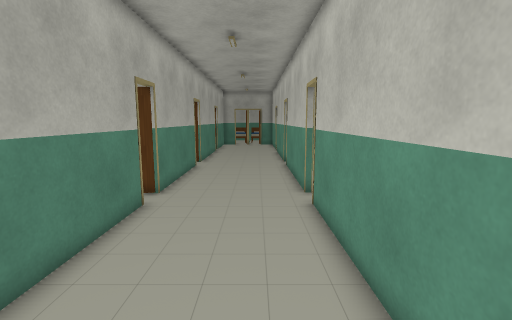
View 1 (above)

24 first-person views from a walk through a scene from a Unity 3-D project. The camera is 1.5 m above the floor, tilts 8° down and sees 85° across. The floor is counted in squares, 0.5 m on a side. Each view is taken from the middle of a square. On the plan, view 1 faces up. The plan holds only what a view shows up to about 20 squares ahead; the rest is blank. The place goes on beyond the plan.

View 2
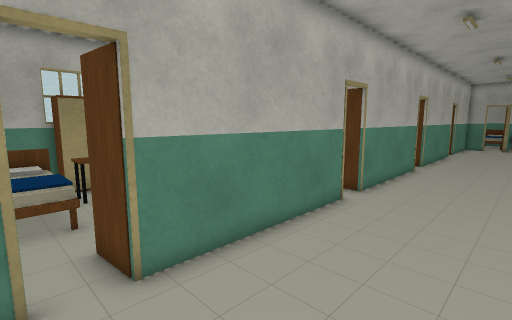

View 3
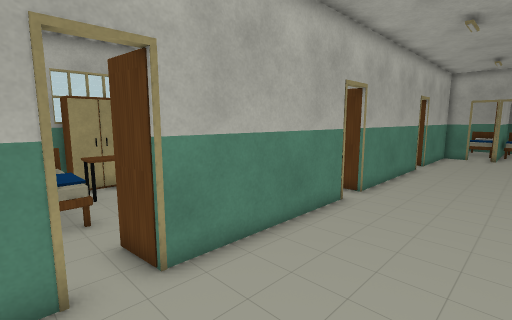

View 4
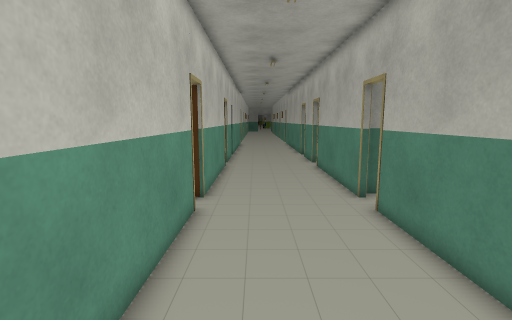

View 5
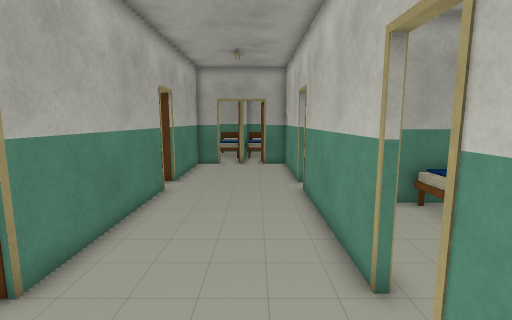

View 6
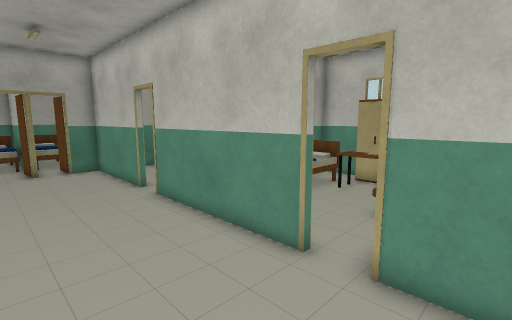

View 7
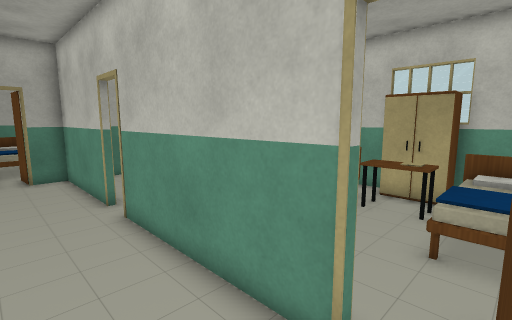

View 8
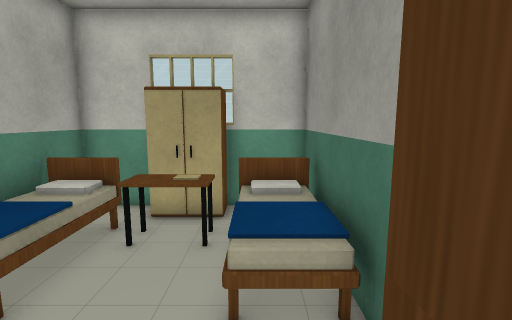

View 9
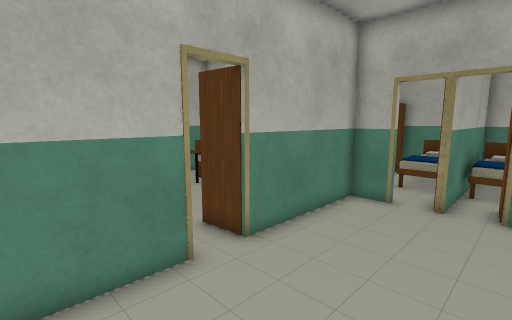

View 10
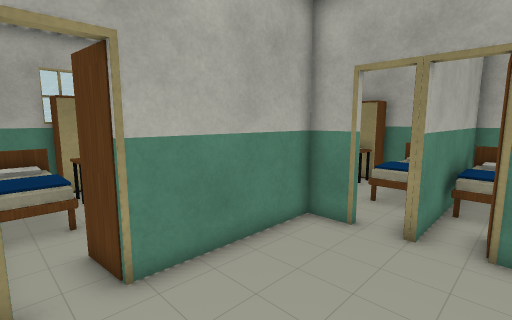

View 11
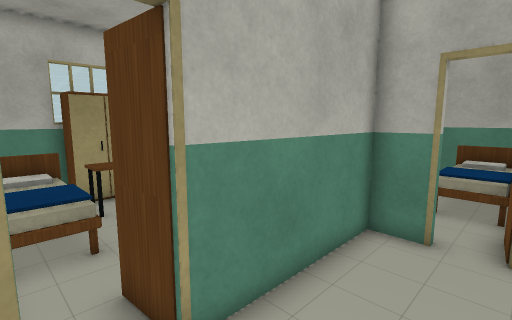

View 12
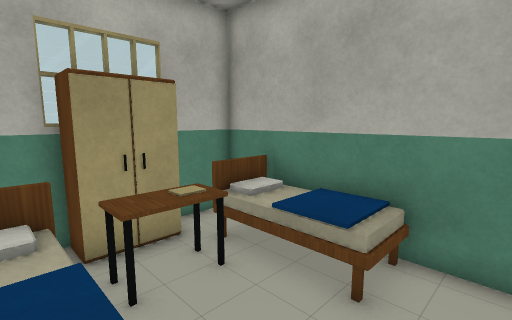

View 13
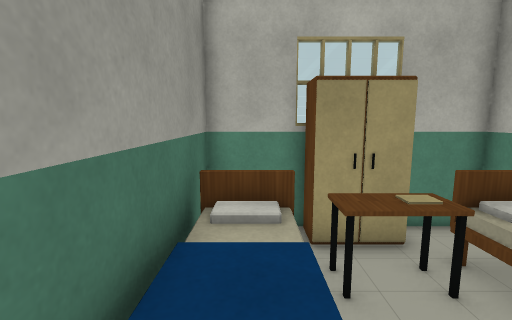

View 14
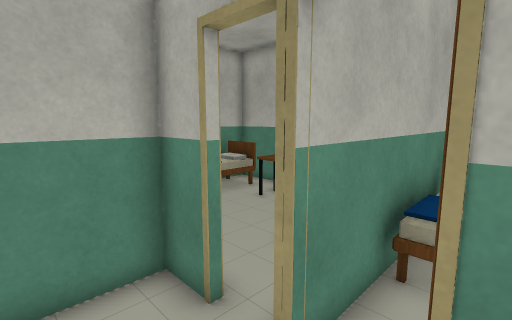

View 15
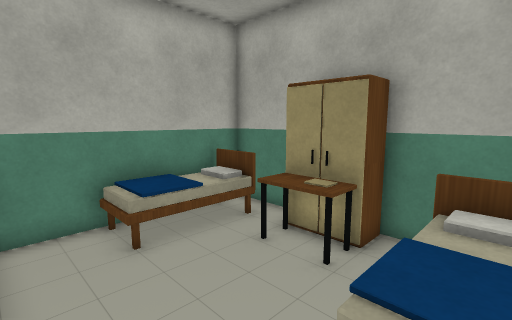

View 16
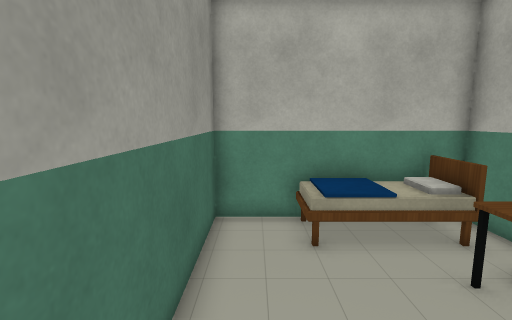

View 17
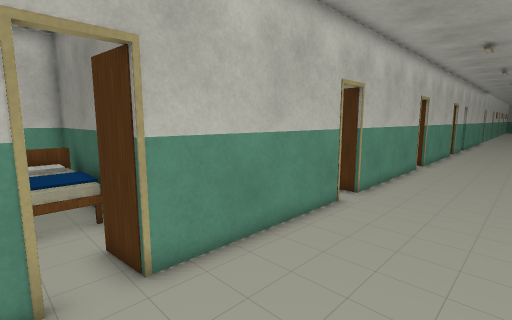

View 18
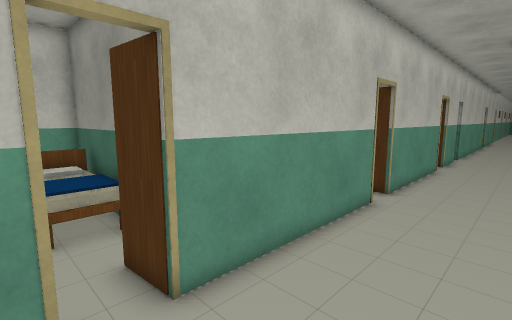

View 19
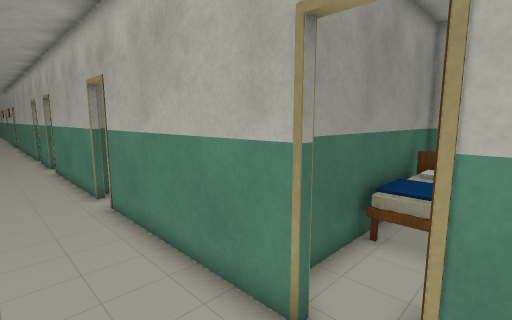

View 20
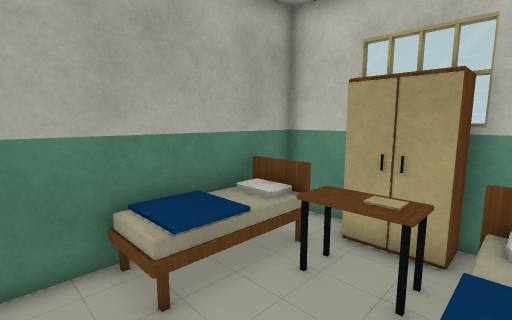

View 21
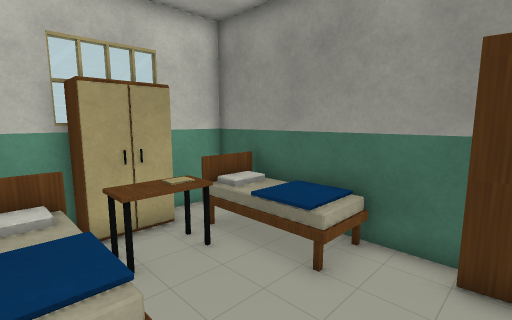

View 22
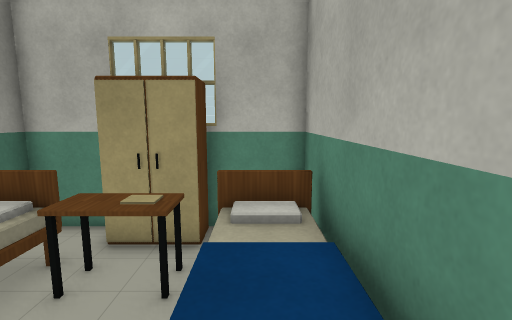

View 23
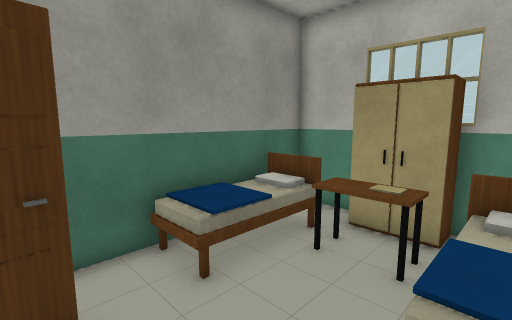

View 24
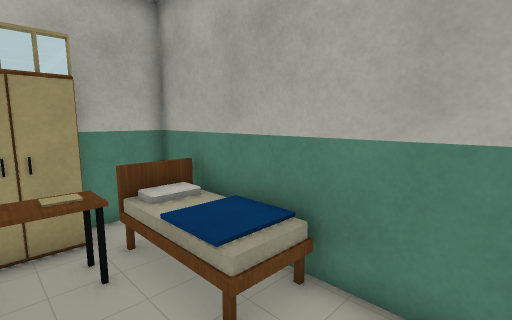

### Floor plan
Key: @ floor where view 1 was taken; # wall or solid block; . floor; = window, fence, low wall or low ledge; ^ raised ledge; v drop or lower ground; O other object.
Columns run from 14 left of view 1 to 12 right of it. Each row starts with its distance up from view 1.
 43     ^### ###^#
 42     vO.#O#.OO#
 41     # .OOO.OO#
 40     # .....OO#
 39     # .....OO#
 38     #......OO#
 37    ##........##
 36    #########.####
 35 #^######### ... #
 34 #^^   O.. #.....#
 33 #^^=....  #.....#
 32 #^^OO..   #.....#
 31 #^^OO..   #.....#
 30 #^^=.....##.....#
 29 #     O.........#
 28 #^######  #.....#
 27           #.....#
 26           #.....###########
 25           #.....#...O   ^^#
 24           #.....# ..OOO=^^#
 23           #.....# ....OO^^#
 22           #.....#.....OO^##
 21           #.....#.....O=^^#
 20           #.........OOOO^^#
 19           #.....###.OOO ^^#
 18           #.....###########
 17           #.....#
 16           #.....#
 15           #.....#
 14           #.....#
 13           #.....#
 12           #.....#
 11           #.....#
 10           #.....#
  9 ########  #.....#    ######
  8        ####.....#
  7 #^#########.....#
  6 #^^   O...#.....#
  5 #^^=...   #.....#
  4 #^^OO..   #.....#
  3 #^^OO... .#.....#
  2 #^^=.....##.....#
  1 #^^   O..........
  0 #^#########...@.##
 -1           #.....#
 -2           #.....#
 -3           #.....#
 -4           #.....#
 -5           #.....#
 -6           #.....#
 -7           #.....#

Where each view was taken, in squares from view 1:
view 1: 0 up, 0 right, facing up
view 2: 0 up, 1 right, facing up-left
view 3: 9 up, 1 right, facing up-left
view 4: 11 up, 0 right, facing down
view 5: 16 up, 0 right, facing up
view 6: 17 up, 3 left, facing up-right
view 7: 19 up, 1 left, facing up-right
view 8: 20 up, 2 right, facing right
view 9: 25 up, 1 right, facing up-left
view 10: 28 up, 1 right, facing up-left
view 11: 28 up, 1 left, facing up-left
view 12: 29 up, 6 left, facing up-left
view 13: 29 up, 6 left, facing left
view 14: 33 up, 1 right, facing up-left
view 15: 36 up, 2 left, facing up-left
view 16: 37 up, 2 left, facing left
view 17: 21 up, 3 left, facing down-right
view 18: 12 up, 2 left, facing down-right
view 19: 12 up, 1 left, facing down-left
view 20: 20 up, 4 right, facing up-right
view 21: 25 up, 3 right, facing down-right
view 22: 6 up, 6 left, facing left
view 23: 6 up, 5 left, facing down-left
view 24: 3 up, 5 left, facing up-left
